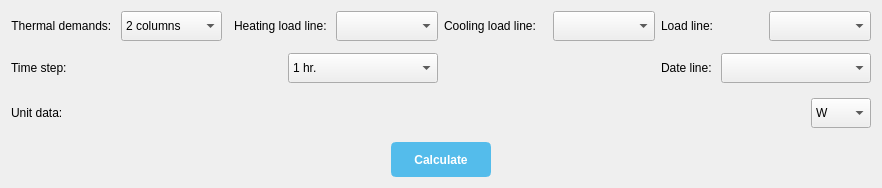
                   <widget class="QWidget" name="page_DataLocation">
                    <property name="geometry">
                     <rect>
                      <x>0</x>
                      <y>0</y>
                      <width>882</width>
                      <height>188</height>
                     </rect>
                    </property>
                    <attribute name="label">
                     <string>Data location in file</string>
                    </attribute>
                    <layout class="QVBoxLayout" name="verticalLayout_10">
                     <item>
                      <layout class="QHBoxLayout" name="horizontalLayout_29">
                       <item>
                        <widget class="QFrame" name="frame_thermalDemands">
                         <property name="frameShape">
                          <enum>QFrame::NoFrame</enum>
                         </property>
                         <property name="frameShadow">
                          <enum>QFrame::Raised</enum>
                         </property>
                         <layout class="QVBoxLayout" name="verticalLayout_15">
                          <property name="spacing">
                           <number>0</number>
                          </property>
                          <property name="leftMargin">
                           <number>0</number>
                          </property>
                          <property name="topMargin">
                           <number>0</number>
                          </property>
                          <property name="rightMargin">
                           <number>0</number>
                          </property>
                          <property name="bottomMargin">
                           <number>0</number>
                          </property>
                          <item>
                           <widget class="QFrame" name="frame_8">
                            <property name="frameShape">
                             <enum>QFrame::NoFrame</enum>
                            </property>
                            <property name="frameShadow">
                             <enum>QFrame::Raised</enum>
                            </property>
                            <layout class="QHBoxLayout" name="horizontalLayout_15">
                             <property name="spacing">
                              <number>6</number>
                             </property>
                             <property name="leftMargin">
                              <number>0</number>
                             </property>
                             <property name="topMargin">
                              <number>0</number>
                             </property>
                             <property name="rightMargin">
                              <number>0</number>
                             </property>
                             <property name="bottomMargin">
                              <number>0</number>
                             </property>
                             <item alignment="Qt::AlignLeft">
                              <widget class="QLabel" name="label_dataColumn">
                               <property name="minimumSize">
                                <size>
                                 <width>0</width>
                                 <height>25</height>
                                </size>
                               </property>
                               <property name="maximumSize">
                                <size>
                                 <width>16777215</width>
                                 <height>40</height>
                                </size>
                               </property>
                               <property name="styleSheet">
                                <string notr="true"/>
                               </property>
                               <property name="text">
                                <string>Thermal demands: </string>
                               </property>
                               <property name="alignment">
                                <set>Qt::AlignCenter</set>
                               </property>
                              </widget>
                             </item>
                             <item>
                              <widget class="QComboBox" name="comboBox_dataColumn">
                               <property name="minimumSize">
                                <size>
                                 <width>100</width>
                                 <height>30</height>
                                </size>
                               </property>
                               <property name="maximumSize">
                                <size>
                                 <width>150</width>
                                 <height>40</height>
                                </size>
                               </property>
                               <property name="styleSheet">
                                <string notr="true"/>
                               </property>
                               <property name="editable">
                                <bool>false</bool>
                               </property>
                               <property name="currentText">
                                <string>2 columns</string>
                               </property>
                               <property name="currentIndex">
                                <number>0</number>
                               </property>
                               <property name="sizeAdjustPolicy">
                                <enum>QComboBox::AdjustToMinimumContentsLengthWithIcon</enum>
                               </property>
                               <item>
                                <property name="text">
                                 <string>2 columns</string>
                                </property>
                               </item>
                               <item>
                                <property name="text">
                                 <string>1 column</string>
                                </property>
                               </item>
                              </widget>
                             </item>
                            </layout>
                           </widget>
                          </item>
                         </layout>
                        </widget>
                       </item>
                       <item>
                        <widget class="QFrame" name="frame_heatingLoad">
                         <property name="minimumSize">
                          <size>
                           <width>0</width>
                           <height>25</height>
                          </size>
                         </property>
                         <property name="maximumSize">
                          <size>
                           <width>1672341</width>
                           <height>35</height>
                          </size>
                         </property>
                         <property name="frameShape">
                          <enum>QFrame::NoFrame</enum>
                         </property>
                         <property name="frameShadow">
                          <enum>QFrame::Raised</enum>
                         </property>
                         <property name="lineWidth">
                          <number>0</number>
                         </property>
                         <layout class="QHBoxLayout" name="horizontalLayout_13">
                          <property name="leftMargin">
                           <number>0</number>
                          </property>
                          <property name="topMargin">
                           <number>0</number>
                          </property>
                          <property name="rightMargin">
                           <number>0</number>
                          </property>
                          <property name="bottomMargin">
                           <number>0</number>
                          </property>
                          <item alignment="Qt::AlignRight">
                           <widget class="QLabel" name="label_HeatingLoadLine">
                            <property name="minimumSize">
                             <size>
                              <width>0</width>
                              <height>30</height>
                             </size>
                            </property>
                            <property name="maximumSize">
                             <size>
                              <width>1672341</width>
                              <height>30</height>
                             </size>
                            </property>
                            <property name="styleSheet">
                             <string notr="true"/>
                            </property>
                            <property name="text">
                             <string>Heating load line: </string>
                            </property>
                            <property name="alignment">
                             <set>Qt::AlignLeading|Qt::AlignLeft|Qt::AlignVCenter</set>
                            </property>
                           </widget>
                          </item>
                          <item>
                           <widget class="QComboBox" name="comboBox_heatingLoad">
                            <property name="minimumSize">
                             <size>
                              <width>0</width>
                              <height>30</height>
                             </size>
                            </property>
                            <property name="maximumSize">
                             <size>
                              <width>150</width>
                              <height>16777215</height>
                             </size>
                            </property>
                            <property name="styleSheet">
                             <string notr="true"/>
                            </property>
                           </widget>
                          </item>
                         </layout>
                        </widget>
                       </item>
                       <item>
                        <widget class="QFrame" name="frame_coolingLoad">
                         <property name="minimumSize">
                          <size>
                           <width>0</width>
                           <height>25</height>
                          </size>
                         </property>
                         <property name="maximumSize">
                          <size>
                           <width>1672341</width>
                           <height>35</height>
                          </size>
                         </property>
                         <property name="frameShape">
                          <enum>QFrame::NoFrame</enum>
                         </property>
                         <property name="frameShadow">
                          <enum>QFrame::Raised</enum>
                         </property>
                         <property name="lineWidth">
                          <number>0</number>
                         </property>
                         <layout class="QHBoxLayout" name="horizontalLayout_24">
                          <property name="leftMargin">
                           <number>0</number>
                          </property>
                          <property name="topMargin">
                           <number>0</number>
                          </property>
                          <property name="rightMargin">
                           <number>0</number>
                          </property>
                          <property name="bottomMargin">
                           <number>0</number>
                          </property>
                          <item>
                           <widget class="QLabel" name="label_CoolingLoadLine">
                            <property name="minimumSize">
                             <size>
                              <width>0</width>
                              <height>30</height>
                             </size>
                            </property>
                            <property name="maximumSize">
                             <size>
                              <width>1672341</width>
                              <height>30</height>
                             </size>
                            </property>
                            <property name="styleSheet">
                             <string notr="true"/>
                            </property>
                            <property name="text">
                             <string>Cooling load line: </string>
                            </property>
                            <property name="alignment">
                             <set>Qt::AlignLeading|Qt::AlignLeft|Qt::AlignVCenter</set>
                            </property>
                           </widget>
                          </item>
                          <item>
                           <widget class="QComboBox" name="comboBox_coolingLoad">
                            <property name="minimumSize">
                             <size>
                              <width>0</width>
                              <height>30</height>
                             </size>
                            </property>
                            <property name="maximumSize">
                             <size>
                              <width>150</width>
                              <height>16777215</height>
                             </size>
                            </property>
                            <property name="styleSheet">
                             <string notr="true"/>
                            </property>
                           </widget>
                          </item>
                         </layout>
                        </widget>
                       </item>
                       <item>
                        <widget class="QFrame" name="frame_combined">
                         <property name="minimumSize">
                          <size>
                           <width>0</width>
                           <height>25</height>
                          </size>
                         </property>
                         <property name="maximumSize">
                          <size>
                           <width>1672341</width>
                           <height>35</height>
                          </size>
                         </property>
                         <property name="frameShape">
                          <enum>QFrame::NoFrame</enum>
                         </property>
                         <property name="frameShadow">
                          <enum>QFrame::Raised</enum>
                         </property>
                         <property name="lineWidth">
                          <number>0</number>
                         </property>
                         <layout class="QHBoxLayout" name="horizontalLayout_32">
                          <property name="leftMargin">
                           <number>0</number>
                          </property>
                          <property name="topMargin">
                           <number>0</number>
                          </property>
                          <property name="rightMargin">
                           <number>0</number>
                          </property>
                          <property name="bottomMargin">
                           <number>0</number>
                          </property>
                          <item>
                           <widget class="QLabel" name="label_combined">
                            <property name="minimumSize">
                             <size>
                              <width>0</width>
                              <height>30</height>
                             </size>
                            </property>
                            <property name="maximumSize">
                             <size>
                              <width>1672341</width>
                              <height>30</height>
                             </size>
                            </property>
                            <property name="styleSheet">
                             <string notr="true"/>
                            </property>
                            <property name="text">
                             <string>Load line: </string>
                            </property>
                            <property name="alignment">
                             <set>Qt::AlignLeading|Qt::AlignLeft|Qt::AlignVCenter</set>
                            </property>
                           </widget>
                          </item>
                          <item>
                           <widget class="QComboBox" name="comboBox_combined">
                            <property name="minimumSize">
                             <size>
                              <width>0</width>
                              <height>30</height>
                             </size>
                            </property>
                            <property name="maximumSize">
                             <size>
                              <width>150</width>
                              <height>16777215</height>
                             </size>
                            </property>
                            <property name="styleSheet">
                             <string notr="true"/>
                            </property>
                           </widget>
                          </item>
                         </layout>
                        </widget>
                       </item>
                      </layout>
                     </item>
                     <item>
                      <layout class="QHBoxLayout" name="horizontalLayout_31">
                       <property name="topMargin">
                        <number>6</number>
                       </property>
                       <property name="bottomMargin">
                        <number>9</number>
                       </property>
                       <item>
                        <widget class="QFrame" name="frame_timeStep">
                         <property name="minimumSize">
                          <size>
                           <width>0</width>
                           <height>30</height>
                          </size>
                         </property>
                         <property name="maximumSize">
                          <size>
                           <width>1672341</width>
                           <height>35</height>
                          </size>
                         </property>
                         <property name="frameShape">
                          <enum>QFrame::NoFrame</enum>
                         </property>
                         <property name="frameShadow">
                          <enum>QFrame::Raised</enum>
                         </property>
                         <property name="lineWidth">
                          <number>0</number>
                         </property>
                         <layout class="QHBoxLayout" name="horizontalLayout_28">
                          <property name="leftMargin">
                           <number>0</number>
                          </property>
                          <property name="topMargin">
                           <number>0</number>
                          </property>
                          <property name="rightMargin">
                           <number>0</number>
                          </property>
                          <property name="bottomMargin">
                           <number>0</number>
                          </property>
                          <item>
                           <widget class="QLabel" name="label_TimeStep">
                            <property name="minimumSize">
                             <size>
                              <width>0</width>
                              <height>30</height>
                             </size>
                            </property>
                            <property name="maximumSize">
                             <size>
                              <width>1672341</width>
                              <height>30</height>
                             </size>
                            </property>
                            <property name="styleSheet">
                             <string notr="true"/>
                            </property>
                            <property name="text">
                             <string>Time step: </string>
                            </property>
                            <property name="alignment">
                             <set>Qt::AlignLeading|Qt::AlignLeft|Qt::AlignVCenter</set>
                            </property>
                           </widget>
                          </item>
                          <item>
                           <widget class="QComboBox" name="comboBox_timeStep">
                            <property name="minimumSize">
                             <size>
                              <width>0</width>
                              <height>30</height>
                             </size>
                            </property>
                            <property name="maximumSize">
                             <size>
                              <width>150</width>
                              <height>16777215</height>
                             </size>
                            </property>
                            <property name="styleSheet">
                             <string notr="true"/>
                            </property>
                            <property name="currentText">
                             <string>1 hr.</string>
                            </property>
                            <property name="currentIndex">
                             <number>0</number>
                            </property>
                            <item>
                             <property name="text">
                              <string>1 hr.</string>
                             </property>
                            </item>
                            <item>
                             <property name="text">
                              <string>15 Min.</string>
                             </property>
                            </item>
                            <item>
                             <property name="text">
                              <string>Auto</string>
                             </property>
                            </item>
                           </widget>
                          </item>
                         </layout>
                        </widget>
                       </item>
                       <item>
                        <widget class="QFrame" name="frame_date">
                         <property name="minimumSize">
                          <size>
                           <width>0</width>
                           <height>30</height>
                          </size>
                         </property>
                         <property name="maximumSize">
                          <size>
                           <width>1672341</width>
                           <height>35</height>
                          </size>
                         </property>
                         <property name="frameShape">
                          <enum>QFrame::NoFrame</enum>
                         </property>
                         <property name="frameShadow">
                          <enum>QFrame::Raised</enum>
                         </property>
                         <property name="lineWidth">
                          <number>0</number>
                         </property>
                         <layout class="QHBoxLayout" name="horizontalLayout_30">
                          <property name="leftMargin">
                           <number>0</number>
                          </property>
                          <property name="topMargin">
                           <number>0</number>
                          </property>
                          <property name="rightMargin">
                           <number>0</number>
                          </property>
                          <property name="bottomMargin">
                           <number>0</number>
                          </property>
                          <item alignment="Qt::AlignRight">
                           <widget class="QLabel" name="label_DateLine">
                            <property name="minimumSize">
                             <size>
                              <width>0</width>
                              <height>30</height>
                             </size>
                            </property>
                            <property name="maximumSize">
                             <size>
                              <width>1672341</width>
                              <height>30</height>
                             </size>
                            </property>
                            <property name="styleSheet">
                             <string notr="true"/>
                            </property>
                            <property name="text">
                             <string>Date line: </string>
                            </property>
                            <property name="alignment">
                             <set>Qt::AlignLeading|Qt::AlignLeft|Qt::AlignVCenter</set>
                            </property>
                           </widget>
                          </item>
                          <item>
                           <widget class="QComboBox" name="comboBox_date">
                            <property name="minimumSize">
                             <size>
                              <width>0</width>
                              <height>30</height>
                             </size>
                            </property>
                            <property name="maximumSize">
                             <size>
                              <width>150</width>
                              <height>16777215</height>
                             </size>
                            </property>
                            <property name="styleSheet">
                             <string notr="true"/>
                            </property>
                           </widget>
                          </item>
                         </layout>
                        </widget>
                       </item>
                      </layout>
                     </item>
                     <item>
                      <layout class="QHBoxLayout" name="horizontalLayout_8">
                       <item>
                        <widget class="QLabel" name="label_DataUnit">
                         <property name="styleSheet">
                          <string notr="true"/>
                         </property>
                         <property name="text">
                          <string>Unit data: </string>
                         </property>
                        </widget>
                       </item>
                       <item>
                        <spacer name="horizontalSpacer_12">
                         <property name="orientation">
                          <enum>Qt::Horizontal</enum>
                         </property>
                         <property name="sizeHint" stdset="0">
                          <size>
                           <width>40</width>
                           <height>20</height>
                          </size>
                         </property>
                        </spacer>
                       </item>
                       <item>
                        <widget class="QComboBox" name="comboBox_dataUnit">
                         <property name="enabled">
                          <bool>true</bool>
                         </property>
                         <property name="minimumSize">
                          <size>
                           <width>60</width>
                           <height>30</height>
                          </size>
                         </property>
                         <property name="maximumSize">
                          <size>
                           <width>150</width>
                           <height>16777215</height>
                          </size>
                         </property>
                         <property name="styleSheet">
                          <string notr="true"/>
                         </property>
                         <property name="editable">
                          <bool>false</bool>
                         </property>
                         <property name="currentText">
                          <string>W</string>
                         </property>
                         <property name="sizeAdjustPolicy">
                          <enum>QComboBox::AdjustToContentsOnFirstShow</enum>
                         </property>
                         <property name="frame">
                          <bool>true</bool>
                         </property>
                         <item>
                          <property name="text">
                           <string>W</string>
                          </property>
                         </item>
                         <item>
                          <property name="text">
                           <string>kW</string>
                          </property>
                         </item>
                         <item>
                          <property name="text">
                           <string>MW</string>
                          </property>
                         </item>
                        </widget>
                       </item>
                      </layout>
                     </item>
                     <item>
                      <spacer name="verticalSpacer_6">
                       <property name="orientation">
                        <enum>Qt::Vertical</enum>
                       </property>
                       <property name="sizeHint" stdset="0">
                        <size>
                         <width>20</width>
                         <height>40</height>
                        </size>
                       </property>
                      </spacer>
                     </item>
                     <item>
                      <layout class="QHBoxLayout" name="horizontalLayout_14">
                       <item>
                        <spacer name="horizontalSpacer_13">
                         <property name="orientation">
                          <enum>Qt::Horizontal</enum>
                         </property>
                         <property name="sizeHint" stdset="0">
                          <size>
                           <width>40</width>
                           <height>20</height>
                          </size>
                         </property>
                        </spacer>
                       </item>
                       <item>
                        <widget class="QPushButton" name="pushButton_calculate">
                         <property name="sizePolicy">
                          <sizepolicy hsizetype="Fixed" vsizetype="Fixed">
                           <horstretch>0</horstretch>
                           <verstretch>0</verstretch>
                          </sizepolicy>
                         </property>
                         <property name="minimumSize">
                          <size>
                           <width>100</width>
                           <height>35</height>
                          </size>
                         </property>
                         <property name="maximumSize">
                          <size>
                           <width>100</width>
                           <height>35</height>
                          </size>
                         </property>
                         <property name="layoutDirection">
                          <enum>Qt::LeftToRight</enum>
                         </property>
                         <property name="styleSheet">
                          <string notr="true">QPushButton{border: 3px solid rgb(84, 188, 235);
border-radius: 5px;
color: rgb(255, 255, 255);
gridline-color: rgb(84, 188, 235);
background-color: rgb(84, 188, 235);
font-weight:500;}
QPushButton:hover{background-color: rgb(0, 64, 122);}</string>
                         </property>
                         <property name="text">
                          <string>Calculate</string>
                         </property>
                         <property name="icon">
                          <iconset resource="icons.qrc">
                           <normaloff>:/icons/icons/Result.svg</normaloff>:/icons/icons/Result.svg</iconset>
                         </property>
                         <property name="flat">
                          <bool>false</bool>
                         </property>
                        </widget>
                       </item>
                       <item>
                        <spacer name="horizontalSpacer_14">
                         <property name="orientation">
                          <enum>Qt::Horizontal</enum>
                         </property>
                         <property name="sizeHint" stdset="0">
                          <size>
                           <width>40</width>
                           <height>20</height>
                          </size>
                         </property>
                        </spacer>
                       </item>
                      </layout>
                     </item>
                    </layout>
                   </widget>
